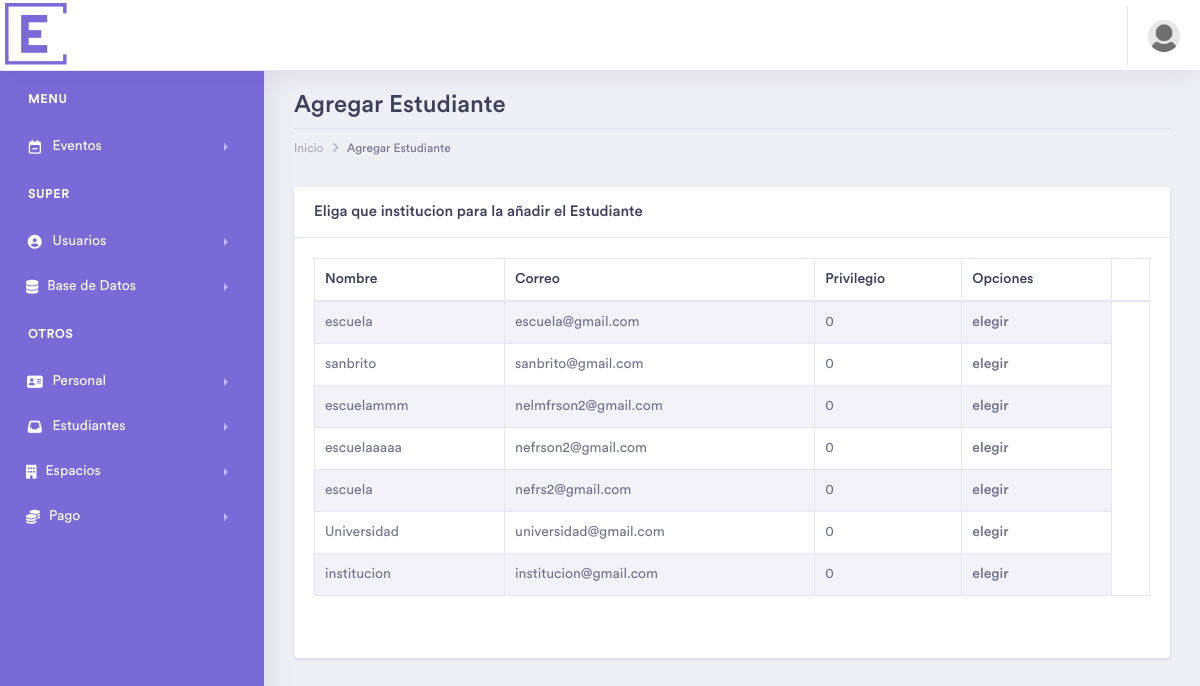
The page /php/AgregarEstudiante2.php (signed in) on the database its author committed.
### tables this page shows
CREATE TABLE `usuarios` (
  `id` int(99) NOT NULL AUTO_INCREMENT,
  `username` text NOT NULL,
  `password` varchar(255) NOT NULL,
  `email` varchar(50) NOT NULL,
  `phone` text NOT NULL,
  `codigo` int(50) NOT NULL,
  `tutorial` int(11) NOT NULL,
  `activo` int(11) NOT NULL,
  `privilegio` int(11) NOT NULL,
  `disp` int(11) NOT NULL,
  `foto` varchar(100) NOT NULL,
  `exp` datetime(6) NOT NULL,
  `direccion` varchar(25) NOT NULL,
  `fundacion` varchar(100) NOT NULL,
  `institucion` varchar(100) NOT NULL,
  `banco` varchar(99) NOT NULL,
  `referencia` int(99) NOT NULL,
  `membresia` varchar(255) NOT NULL,
  PRIMARY KEY (`id`)
);

### php/AgregarEstudiante2.php (the view, shortened to what this page needs)
<!doctype html>
<html lang="en">
<head>
    <link rel="stylesheet" href="../assets/vendor/bootstrap/css/bootstrap.min.css">
    <link href="../assets/vendor/fonts/circular-std/style.css" rel="stylesheet">
    <link rel="stylesheet" href="../assets/libs/css/style.css">
    <link rel="stylesheet" href="../assets/vendor/fonts/fontawesome/css/fontawesome-all.css">
</head>
<?php
include 'barra.php';
?>
        <div class="dashboard-wrapper">
            <div class="container-fluid dashboard-content">
            <div class="row">
                    <div class="col-xl-12 col-lg-12 col-md-12 col-sm-12 col-12">
                        <div class="page-header">
                            <h2 class="pageheader-title">Agregar Estudiante</h2>
                            <div class="page-breadcrumb">
                                <nav aria-label="breadcrumb">
                                    <ol class="breadcrumb">
                                        <li class="breadcrumb-item"><a href="homess.php" class="breadcrumb-link">Inicio</a></li>
                                        <li class="breadcrumb-item active" aria-current="page">Agregar Estudiante</li>
                                    </ol>
                                </nav>
                            </div>
                        </div>
                    </div>
                </div>
                <div class="row">
                    <div class="col-xl-12 col-lg-12 col-md-12 col-sm-12 col-12">
                        <div class="card">
                            <h5 class="card-header">Eliga que institucion para la añadir el Estudiante</h5>
                            <div class="card-body">
  <table id="example" class="table table-striped table-bordered second" style="width:100%">
		<thead>
			<tr>
                <th>Nombre</th>
                <th>Correo</th>
                <th>Privilegio</th>
                <th>Opciones</th>
                <th></th>
			</tr>
</thead>
<tbody>
</div>
<?php
require 'conexion.php';
$query = "SELECT * FROM usuarios WHERE privilegio < 1";
$resultado=$conexion->query($query);
while ($row = $resultado->fetch_assoc()) {
?>
<tr>
<td><?php echo $row ['username'];?></td>
<td><?php echo $row ['email'];?></td>
<td><?php echo $row ['privilegio'];?></td>
<th><a href="agregarestudiante.php?id=<?php echo $row['id'];?>" >elegir</th>
</tr>
<?php
}
?>
</div>
<br><br>
                            </div>
                        </div>
                    </div>
                </div>
            </div>
</body>
</html>

### php/barra.php (shortened to what this page needs)
<?php
require 'conexion.php';
if (!isset($_SESSION['usuario'])) {
    header('Location: inicio.php');
} else
$username = $_SESSION['usuario'];
$privilegio = $_SESSION['privilegio'];
$query = "SELECT * FROM usuarios WHERE username= '$username'";
$resultado=$conexion->query($query);
$row = $resultado->fetch_assoc();
?>
<body>
    <div class="dashboard-main-wrapper">
         <div class="dashboard-header">
            <nav class="navbar navbar-expand-lg bg-white fixed-top">
            <a href="homesss.php"> <img src="../assets/logo/lo3.png" alt="online degrees" style= "display: block; margin: 0 auto;" height="70"></a>
                <div class="collapse navbar-collapse " id="navbarSupportedContent">
                    <ul class="navbar-nav ml-auto navbar-right-top">
                        <li class="nav-item dropdown nav-user">
                            <a class="nav-link nav-user-img" href="#" id="navbarDropdownMenuLink2" data-toggle="dropdown" aria-haspopup="true" aria-expanded="false"><img src="<?php echo $row['foto']; ?>" alt="" class="user-avatar-md rounded-circle"></a>
                        </li>
                    </ul>
                </div>
            </nav>
        </div>
      <div class="nav-left-sidebar sidebar-dark">
            <div class="menu-list">
                <nav class="navbar navbar-expand-lg navbar-light">
                    <div class="collapse navbar-collapse" id="navbarNav">
                        <ul class="navbar-nav flex-column">
                            <li class="nav-divider">
                                Menu
                            </li>
                            <li class="nav-item ">
                                <a class="nav-link " href="#" data-toggle="collapse" aria-expanded="false" data-target="#submenu-1" aria-controls="submenu-1"><i class="fa fa-fw fa-calendar-minus-o "></i>Eventos <span class="badge badge-success">6</span></a>
                            </li>
                            <?php
if ($privilegio == 0) {
} elseif ($privilegio == 1) {
    ?>
 <li class="nav-divider">
                                Super
                            </li>
                            <li class="nav-item ">
                                <a class="nav-link " href="#" data-toggle="collapse" aria-expanded="false" data-target="#submenu-5" aria-controls="submenu-5"><i class="fa fa-fw fa-user-circle "></i>Usuarios <span class="badge badge-success">6</span></a>
                                        </li>
                                    </ul>
                                </div>
                            <li class="nav-item">
                                <a class="nav-link" href="index.php" data-toggle="collapse" aria-expanded="false" data-target="#submenu-11" aria-controls="submenu-11"><i class="fa-solid fa-database "></i>Base de Datos <span class="badge badge-secondary">New</span></a>
                            </li>
  <?php
}
?>
                             <li class="nav-divider">
                                Otros
                            </li>
                            <li class="nav-item">
                                <a class="nav-link" href="#" data-toggle="collapse" aria-expanded="false" data-target="#submenu-7" aria-controls="submenu-7"><i class="fas fa-fw fa-address-card "></i>Personal <span class="badge badge-secondary">New</span></a>
                            </li>
                            <li class="nav-item">
                                <a class="nav-link" href="#" data-toggle="collapse" aria-expanded="false" data-target="#submenu-8" aria-controls="submenu-8"><i class="fas fa-fw fa-inbox"></i>Estudiantes <span class="badge badge-secondary">New</span></a>
                            </li>
                            <li class="nav-item">
                                <a class="nav-link" href="#" data-toggle="collapse" aria-expanded="false" data-target="#submenu-10" aria-controls="submenu-10"><i class="fa-solid fa-building "></i>Espacios <span class="badge badge-secondary">New</span></a>
                                                            </li>
                           <li class="nav-item">
                                <a class="nav-link" href="#" data-toggle="collapse" aria-expanded="false" data-target="#submenu-14" aria-controls="submenu-14"><i class="fa-solid fa-coins "></i>Pago <span class="badge badge-secondary">New</span></a>
                    </li>
                </nav>
            </div>
        </div>

### rows shown on the page
usuarios: foto (picture)
usuarios: username "escuela", email "escuela@gmail.com", privilegio "0"
usuarios: username "sanbrito", email "sanbrito@gmail.com", privilegio "0"
usuarios: username "escuelammm", email "nelmfrson2@gmail.com", privilegio "0"
usuarios: username "escuelaaaaa", email "nefrson2@gmail.com", privilegio "0"
usuarios: username "escuela", email "nefrs2@gmail.com", privilegio "0"
usuarios: username "Universidad", email "universidad@gmail.com", privilegio "0"
usuarios: username "institucion", email "institucion@gmail.com", privilegio "0"
